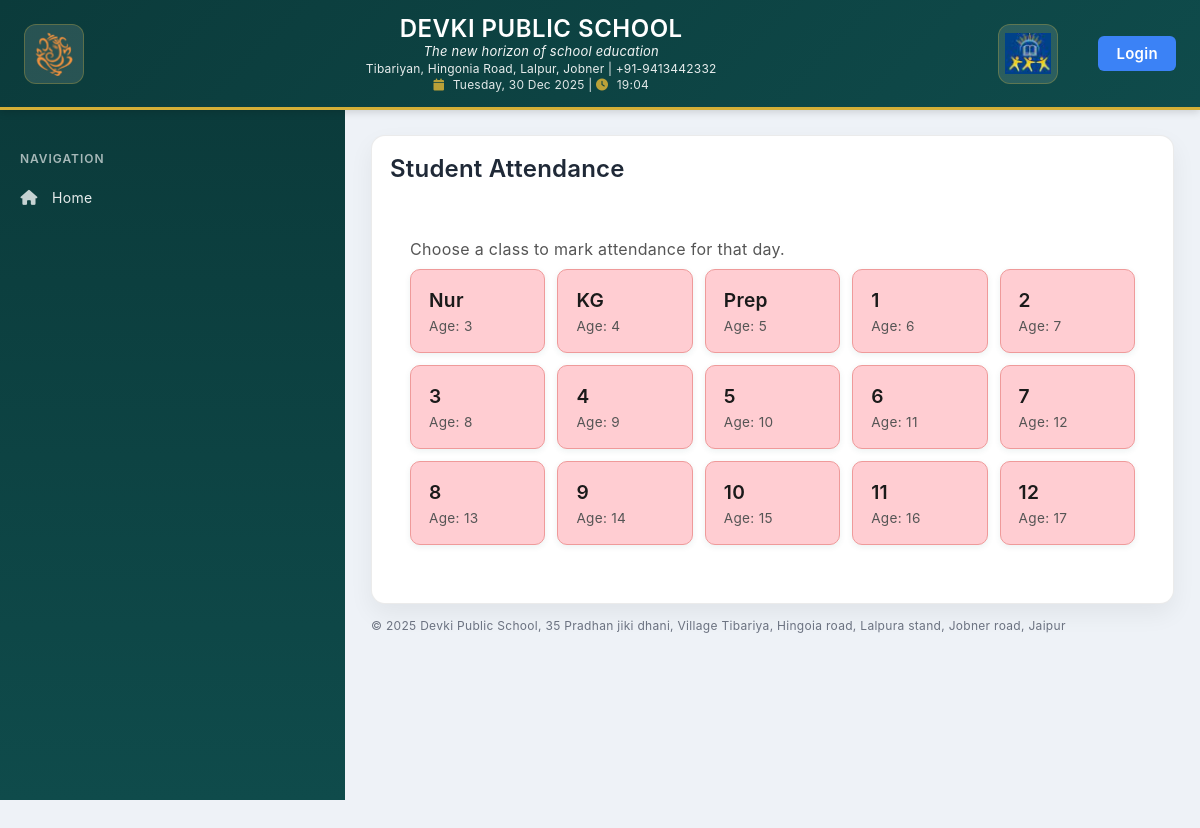
/students/attendance/, run on an earlier commit of the app's database.
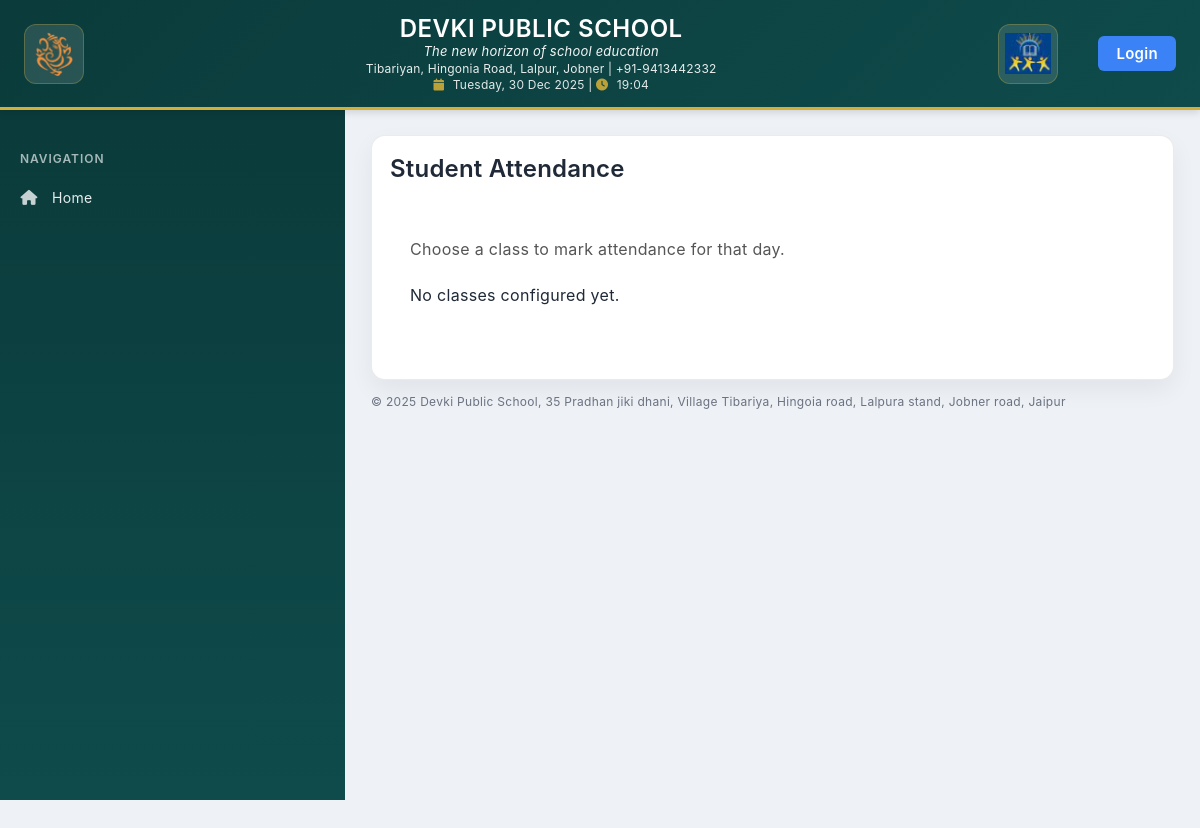
And on a later commit of the database.
### students/models.py (models this page shows, shortened)
class Class(models.Model):
    class_name = models.CharField(max_length=100, unique=True)
    class_code = models.CharField(max_length=5, unique=True, blank=True, null=True)
    age = models.IntegerField()
    created_at = models.DateTimeField(auto_now_add=True)
    updated_at = models.DateTimeField(auto_now=True)
    class Meta:
        ordering = ['age']
        verbose_name_plural = "Classes"

### students/views.py (the view)
# urls.py: path('attendance/', views.student_attendance_classes, name='student_attendance_classes'),
def student_attendance_classes(request):
    classes = Class.objects.all().order_by('age')
    sessions = Session.objects.all().order_by('-session')
    current_session = Session.objects.filter(status='current_session').first()
    today = date.today()
    classes_with_status = []
    for cls in classes:
        has_submitted = StudentAttendance.objects.filter(
            student_class=cls,
            session=current_session,
            date=today
        ).exists()
        classes_with_status.append({
            'class': cls,
            'has_submitted': has_submitted
        })
    return render(request, 'students/student_attendance_classes.html', {
        'classes_with_status': classes_with_status,
        'sessions': sessions,
        'current_session': current_session,
    })

### students/templates/students/student_attendance_classes.html (shortened to what this page needs)
{% extends "website/base.html" %}
{% block content %}
<h2 style="margin-top:0;">Student Attendance</h2>
<div class="card" style="padding: 20px; margin-bottom: 20px;">
  <p class="muted">Choose a class to mark attendance for that day.</p>
  <div class="class-grid">
    {% if classes_with_status %}
      {% for item in classes_with_status %}
        <a href="{% url 'student_attendance_register' item.class.id %}" class="class-tile {% if item.has_submitted %}submitted{% else %}not-submitted{% endif %}">
          <div class="class-title">{{ item.class.class_code|default:item.class.class_name }}</div>
          <div class="class-sub">Age: {{ item.class.age }}</div>
        </a>
      {% endfor %}
    {% else %}
      <p class="alert alert-warning">No classes configured yet.</p>
    {% endif %}
  </div>
  </div>
{% endblock %}

What changed in the data, as far as the page shows it:
removed Class: class.class_code "Nur", class.age "3"
removed Class: class.class_code "KG", class.age "4"
removed Class: class.class_code "Prep", class.age "5"
removed Class: class.class_code "1", class.age "6"
removed Class: class.class_code "2", class.age "7"
removed Class: class.class_code "3", class.age "8"
removed Class: class.class_code "4", class.age "9"
removed Class: class.class_code "5", class.age "10"
removed Class: class.class_code "6", class.age "11"
removed Class: class.class_code "7", class.age "12"
removed Class: class.class_code "8", class.age "13"
removed Class: class.class_code "9", class.age "14"
removed Class: class.class_code "10", class.age "15"
removed Class: class.class_code "11", class.age "16"
removed Class: class.class_code "12", class.age "17"
Also different on the page:
text now shown: "No classes configured yet."
